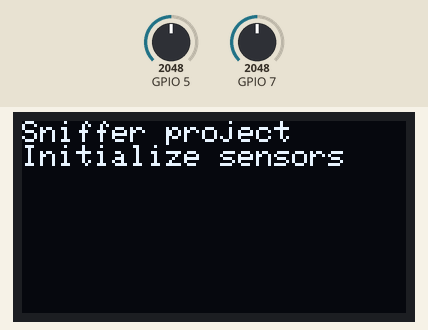
Recording of a program running on a simulated ESP32-S3. Shown: 128×64 one-colour display. Inputs (shaded band) come from the test bench; at power-on: GPIO 5 = 2048, GPIO 7 = 2048. WiFi joins after 1.5 s; servers stay silent unless stated; the local clock reads 2024-03-15 10:24:30 at power-on unless the program sets it; no MQTT or app messages arrive unless stated.

Above: at 0.1 s.
1.3 s: GPIO 5 set to 2866
At 3.5 s:
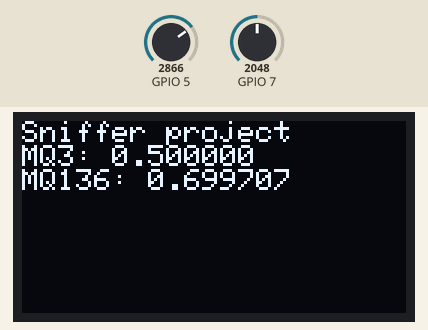
4.1 s: GPIO 7 set to 2866
At 4.9 s:
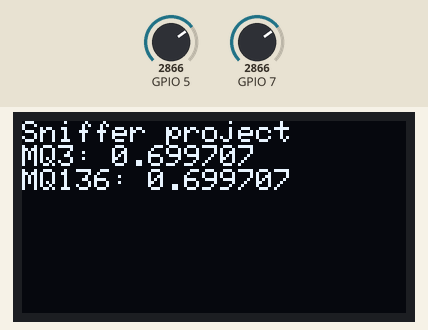
5.9 s: GPIO 5 set to 3603
At 7.4 s:
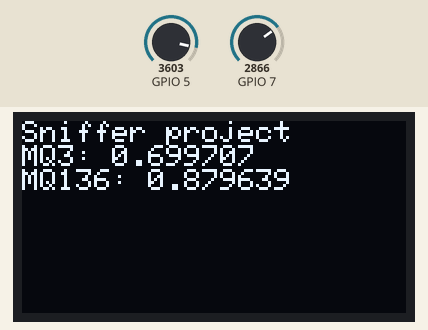
7.7 s: GPIO 7 set to 3603
At 9.0 s:
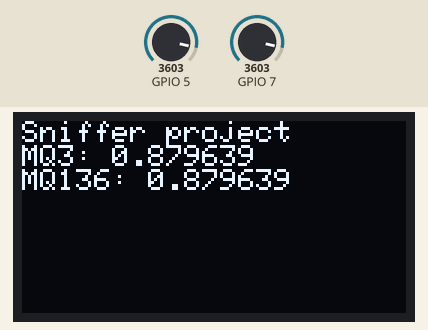
9.6 s: GPIO 5 set to 4095
At 10.5 s:
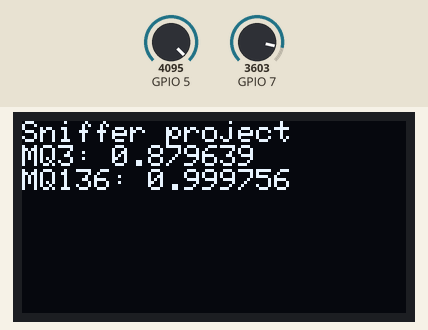
11.4 s: GPIO 7 set to 4095
At 13.1 s:
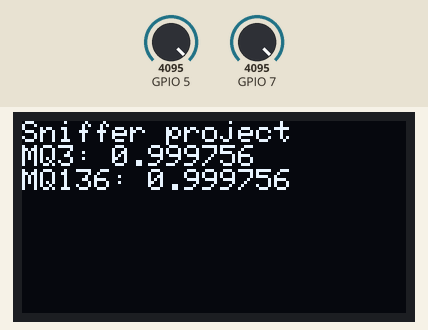
Timing chart, 0 to 14.2 s (numbered marks = the images above; inputs shaded):
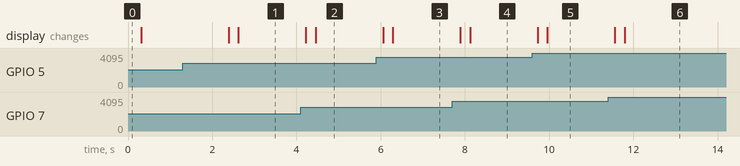

The program:

main.cpp
```cpp
#include <Arduino.h>
#include <WiFi.h>
#include <PubSubClient.h>
#include <ArduinoJson.h>
#include <Wire.h>
#include "MQSensor.hpp"
#include <array>
#include <tuple>
#include "Sensors.hpp"

#include <Wire.h>
#include <Adafruit_GFX.h>
#include <Adafruit_SSD1306.h>

void printf_on_display(Adafruit_SSD1306 &display, const char *format, ...)
{
  char buffer[512];
  va_list args;
  va_start(args, format);
  vsnprintf(buffer, sizeof(buffer), format, args);
  va_end(args);

  display.clearDisplay();
  display.setTextSize(1);
  display.setTextColor(WHITE);
  display.setCursor(0, 0);

  display.println("Sniffer project");

  display.print(buffer);

  display.display();
}

bool setup_wifi(Adafruit_SSD1306 &display, const char *wifi_ssid, const char *wifi_password)
{
  printf_on_display(display, "Connecting to %s ...", wifi_ssid);

  ESP_LOGI("WiFi", "Connecting to %s ...", wifi_ssid);

  WiFi.begin(wifi_ssid, wifi_password);
  WiFi.setTxPower(WIFI_POWER_8_5dBm);

  while (WiFi.status() != WL_CONNECTED)
  {
    if (WiFi.status() == WL_CONNECT_FAILED)
      return false;

    delay(1000);
  }
  ESP_LOGI("WiFi", "WiFi connected with IP: %s\n", WiFi.localIP().toString().c_str());
  return true;
}

void reconnect_mqtt_client(PubSubClient &client, const char *mqtt_broker, const char *client_name, uint16_t mqtt_port)
{
  client.setServer(mqtt_broker, mqtt_port);

  ESP_LOGI("MQTT", "Attempting connection to %s:%d", mqtt_broker, mqtt_port);

  while (!client.connected())
  {
    if (client.connect(client_name))
    {
      ESP_LOGI("MQTT", "connected !");
    }
    else
    {
      ESP_LOGE("MQTT", "Connection failed, rc=%d, try again in 5 seconds\n", client.state());
      delay(5000);
    }
  }
}

bool get_unix_timestamp(uint64_t &timestamp)
{
  struct tm timeinfo;
  if (!getLocalTime(&timeinfo))
    return false;

  struct timeval now;
  gettimeofday(&now, NULL);
  timestamp = (now.tv_sec * 1000) + now.tv_usec / 1000;
  return true;
}

template <size_t N>
bool publish_sensor_data(PubSubClient &client, const SensorsDataType<N> &data, JsonDocument &document, String &buffer, const char *topic, const char *client_name)
{
  // - Sensor acquisition
  for (const auto &[name, value, timestamp] : data)
  {
    document["data"][name]["value"] = value;
    document["data"][name]["timestamp"] = timestamp;
  }

  // - Serialize JSON
  document.shrinkToFit();

  serializeJson(document, buffer);

  // - Publish
  return client.publish(topic, buffer.c_str());
}

bool setup_display(Adafruit_SSD1306 &display, unsigned int sda_pin, unsigned int scl_pin)
{
  if (!Wire.begin(sda_pin, scl_pin))
    return false;

  if (!display.begin(SSD1306_SWITCHCAPVCC, LCD_ADDRESS))
    return false;

  return true;
}

SensorsType<2> sensors = {{{"MQ3", MQSensorClass(MQ3_PIN, READ_SAMPLE_INTERVAL),
                            0},
                           {"MQ136", MQSensorClass(MQ135_PIN, READ_SAMPLE_INTERVAL),
                            0}}};

Adafruit_SSD1306 display(DISPLAY_WIDTH, DISPLAY_HEIGHT, &Wire, -1);

void setup()
{
  ESP_LOGI("Display", "Initialize...");

  // - Liquid crystal display
  if (!setup_display(display, LCD_SDA_PIN, LCD_SCL_PIN))
    ESP_LOGE("Display", "Initialisation failed.");

  // - Sensor
  ESP_LOGI("MQ", "Initialize ...");
  initialize_sensors(sensors);
  printf_on_display(display, "Initialize sensors");
}

WiFiClient wifi_client;
PubSubClient client(wifi_client);
JsonDocument document;
String buffer;
unsigned int next_publish = 0;

void loop()
{
  document["sensor"] = CLIENT_NAME;

  if (next_publish < millis())
  {
    ESP_LOGD("MQTT", "Publishing sensor data with a lag of %d ms", millis() - next_publish);

    if (next_publish == 0)
    {
      next_publish = millis() + PUBLISH_INTERVAL;
      return;
    }

    // - Check if the wifi is connected
    while (WiFi.status() != WL_CONNECTED)
    {
      printf_on_display(display, "Connecting to WiFi ...");
      if (!setup_wifi(display, WIFI_SSID, WIFI_PASSWORD))
      {
        printf_on_display(display, "Failed to connect to WiFi, retrying in 5 seconds");
        ESP_LOGE("WiFi", "Failed to connect to WiFi, retrying in 5 seconds");
        delay(5000);
      }
      else
        // - Set the time via NTP
        configTime(0, 0, "pool.ntp.org");
    }

    ESP_LOGD("MQTT", "Publishing sensor data with a lag of %d ms", millis() - next_publish);


    // - Check if the client is connected
    while (!client.connected())
      reconnect_mqtt_client(client, MQTT_BROKER, CLIENT_NAME, MQTT_PORT);

    ESP_LOGD("MQTT", "Co sensor data with a lag of %d ms", millis() - next_publish);


    // - Collect sensor data
    SensorsDataType<2> data;

    // - Read sensor data
    if (!read_sensors(sensors, data, get_unix_timestamp))
    {
      ESP_LOGE("MQ", "Failed to read sensor data");
      return;
    }

     ESP_LOGD("MQTT", "Reading sensor data with a lag of %d ms", millis() - next_publish);


    // - Print sensor data
    printf_on_display(display, "MQ3: %.6f\nMQ136: %.6f", std::get<1>(data[0]), std::get<1>(data[1]));

    // - Publish sensor data
    if (publish_sensor_data(client, data, document, buffer, MQTT_TOPIC, CLIENT_NAME))
    {
      for (const auto &[name, value, timestamp] : data)
        ESP_LOGV("MQTT", "Sensor: %s, Value: %.2f, Timestamp: %llu", name, value, timestamp);
    }
    else
      ESP_LOGE("MQTT", "Failed to publish sensor data");

    next_publish = millis() + PUBLISH_INTERVAL;
  }

  // - Loop sensors (collect data)
  loop_sensors(sensors);

  delay(5); // Let the CPU breathe alcohol
}
```

Measured:
- after the input at 1.3 s, the display: first differs from a run without the input after 1.3 s (image 1)
- after the input at 4.1 s, the display: first changes after 0.12 s (image 2 shows a later state)
- after the input at 5.9 s, the display: first changes after 0.16 s (image 3 shows a later state)
- after the input at 7.7 s, the display: first changes after 0.19 s (image 4 shows a later state)
- after the input at 9.6 s, the display: first changes after 0.13 s (image 5 shows a later state)
- after the input at 11.4 s, the display: first changes after 0.16 s (image 6 shows a later state)
